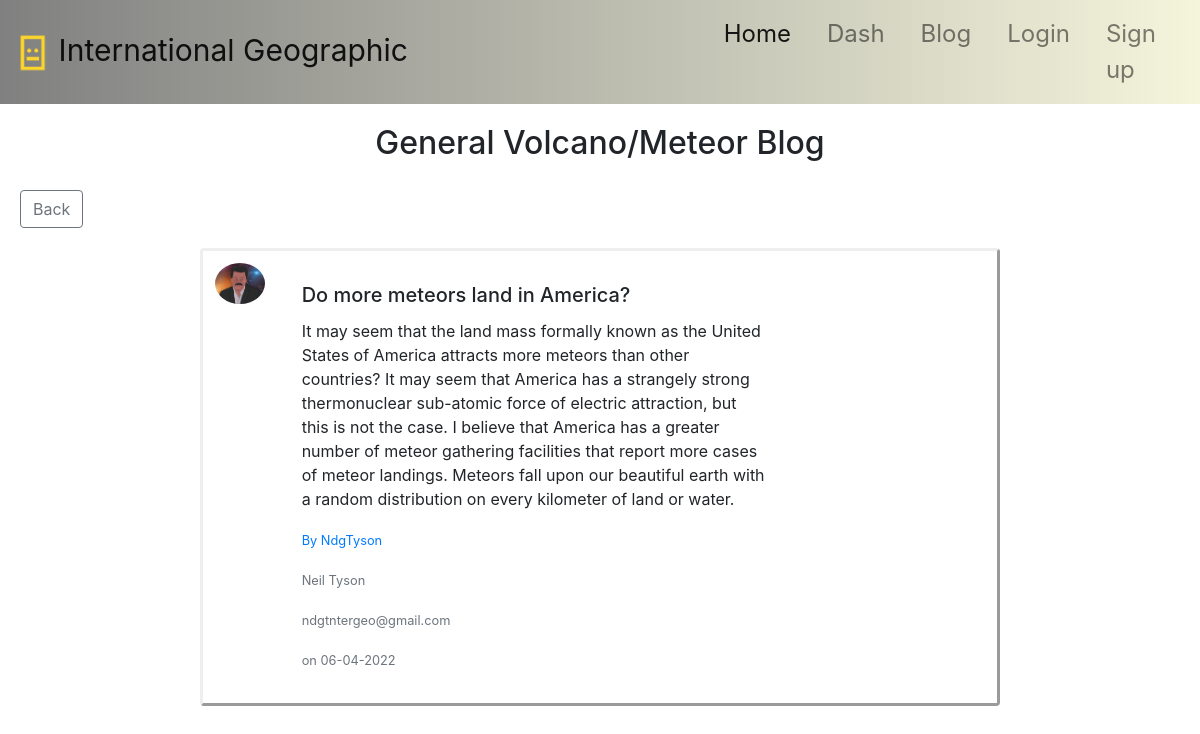
Page /blog/3 on the committed database.
### flask_app/models.py (models this page shows, shortened)
class User(db.Model, UserMixin):
    id = db.Column(db.Integer, primary_key=True)
    username = db.Column(db.String(15), unique=True, nullable=False)
    first_name = db.Column(db.String(15), nullable=False)
    last_name = db.Column(db.String(15), nullable=False)
    email = db.Column(db.String(50), unique=True, nullable=False)
    password = db.Column(db.String(60), nullable=False)
    post = db.relationship('ForumPost', backref='poster', lazy=True)
    about = db.Column(db.String(150))
    avatar = db.Column(db.String(50), default='../static/images/default.png')

class ForumPost(db.Model):
    id = db.Column(db.Integer, primary_key=True)
    title = db.Column(db.String(80), nullable=False)
    post = db.Column(db.Text, nullable=False)
    date = db.Column(db.DateTime, nullable=False, default=datetime.utcnow)
    id_user = db.Column(db.Integer, db.ForeignKey('user.id'), nullable=False)

### flask_app/blog_routes.py (the view)
@blog.route("/blog/<post_id>")
def post_id(post_id):
    post = ForumPost.query.get_or_404(post_id)
    return render_template('single_post.html', title=post.title, post=post,
                           avatar=post.poster.avatar)

### flask_app/templates/single_post.html (shortened to what this page needs)
{% extends 'base.html' %}
{% block body %}
<div class="text-center" style="margin-top: 20px;">
    <h2>General Volcano/Meteor Blog</h2>
</div>
<div class="card-body">
  <a href="{{ url_for('blog.start_blog') }}" class="btn btn-outline-secondary">Back</a>
</div>
<div class="content">
                <div class="card mb-3" style="width: 50rem; margin: auto; padding: 1% 1% 1% 1%; border: outset;">
                    <div class="row g-0">
                      <div class="col-md-1">
                        <img src="{{avatar}}" class="mr-3 rounded-circle" width="50">
                      </div>
                      <div class="col-md-8">
                        <div class="card-body">
                          <h5 class="card-title">{{ post.title }}</h5>
                          <p class="card-text">{{ post.post }}</p>
                          <p class="card-text"><small class="text-muted"> <a class=""href="{{ url_for('main.profile', username=post.poster.username) }}">By {{ post.poster.username }}</a></small></p>
                          <p class="card-text"><small class="text-muted">   {{ post.poster.first_name }} {{ post.poster.last_name }}</small></p>
                          <p class="card-text"><small class="text-muted">   {{ post.poster.email }}</small></p>
                          <p class="card-text"><small class="text-muted" class="text-right"> on {{ post.date.strftime('%d-%m-%Y') }}</small></p>
                        </div>
                      </div>
                    </div>
                  </div>
                  <br/>
{% endblock %}

### rows in the picture
User: avatar (picture), poster.username "NdgTyson", poster.first_name "Neil", poster.last_name "Tyson", poster.email "ndgtntergeo@gmail.com"
ForumPost: title "Do more meteors land in America?", post "It may seem that the land mass formally known as the United States of America attracts more meteors than other countries? It may seem that America has a strangely strong thermonuclear sub-atomic force of electric attraction, but this is not the case. I believe that America has a greater number of meteor gathering facilities that report more cases of meteor landings. Meteors fall upon our beautiful earth with a random distribution on every kilometer of land or water.", date "06-04-2022"
